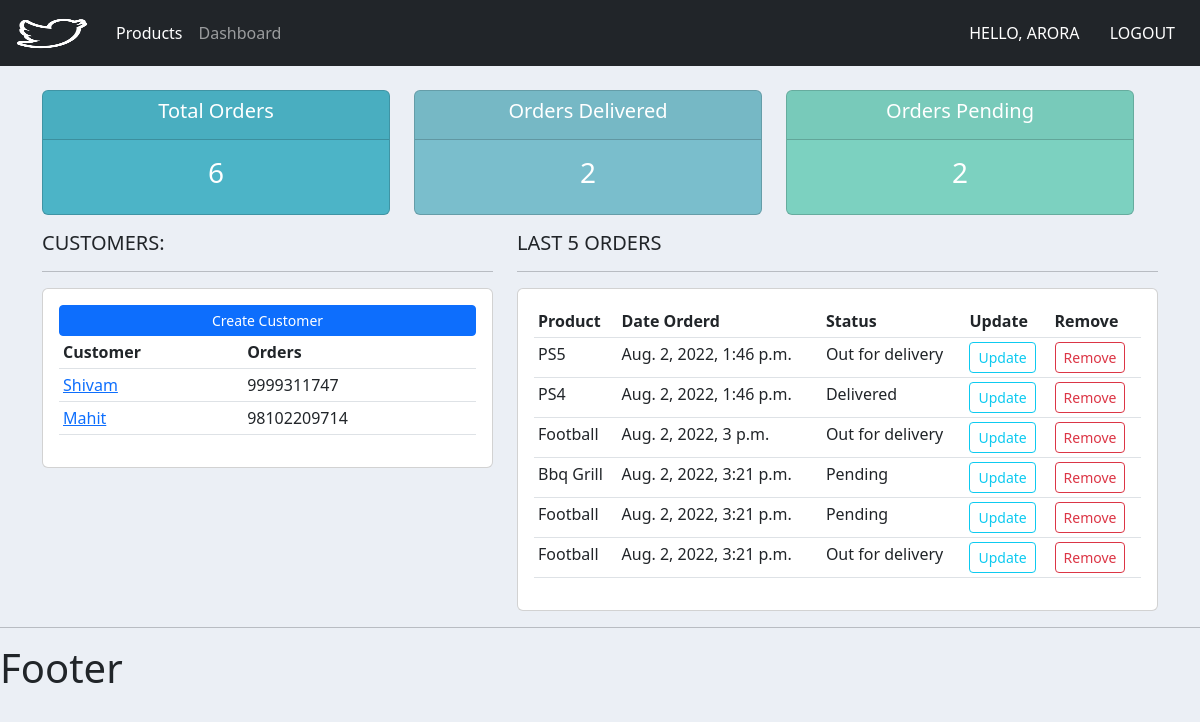
The page /dashboard/ (signed in) on the database its author committed.
### accounts/models.py (models this page shows, shortened)
class Customer(models.Model):
    name = models.CharField(max_length=200, null=True)
    phone = models.CharField(max_length=200, null=True)
    email = models.CharField(max_length=200, null=True)
    date_created = models.DateTimeField(auto_now_add=True, null=True)

class Order(models.Model):
    STATUS = (
        ('Pending', 'Pending'),
        ('Out for delivery', 'Out for delivery'),
        ('Delivered', 'Delivered'),
    )
    customer = models.ForeignKey(Customer, null=True, on_delete=models.SET_NULL)
    product = models.ForeignKey(Product, null=True, on_delete=models.SET_NULL)
    status = models.CharField(max_length=200, null=True, choices=STATUS)
    date_created = models.DateTimeField(auto_now_add=True, null=True)

class Product(models.Model):
    CATEGORY = (
        ('Indoor', 'Indoor'),
        ('Out Door', 'Out Door'),
    )
    name = models.CharField(max_length=200, null=True)
    price = models.FloatField(null=True)
    category = models.CharField(max_length=200, null=True, choices=CATEGORY)
    description = models.CharField(max_length=200, null=True)
    date_created = models.DateTimeField(auto_now_add=True, null=True)
    tags = models.ManyToManyField(Tag)

### accounts/views.py (the view)
# urls.py: path('dashboard/', views.dashboard, name='dashboard'),
@login_required(login_url='/login')
def dashboard(request):
    orders = Order.objects.all()
    customers = Customer.objects.all()
    total_customers = customers.count()
    total_orders = orders.count()
    pending = orders.filter(status='Pending').count()
    return render(request, 'accounts/dashbaord.html', {
        'orders': orders,
        'customers': customers,
        'total_customers': total_customers,
        'total_orders': total_orders,
        'pending': pending
    })

### accounts/templates/accounts/dashbaord.html
{% extends 'accounts/base.html' %}
{% block content %}
<br>
<div class="row">
  {%  include 'accounts/status.html' %}
	<div class="col-md-5">
		<h5>CUSTOMERS:</h5>
		<hr>
		<div class="card card-body">
			<a class="btn btn-primary  btn-sm btn-block" href="">Create Customer</a>
			<table class="table table-sm">
				<tr>
					<th>Customer</th>
					<th>Orders</th>
				</tr>
				{% for i in customers %}
					<tr>
						<td><a href="{% url 'accounts:customer' i.id %}">{{ i.name }}</a></td>
						<td>{{ i.phone }}</td>
					</tr>
				{% endfor %}
			</table>
		</div>
	</div>
	<div class="col-md-7">
		<h5>LAST 5 ORDERS</h5>
		<hr>
		<div class="card card-body">
			<table class="table table-sm">
				<tr>
					<th>Product</th>
					<th>Date Orderd</th>
					<th>Status</th>
					<th>Update</th>
					<th>Remove</th>
				</tr>
				{% for i in orders %}
					<tr>
						<td>{{ i.product.name }}</td>
						<td>{{ i.date_created }}</td>
						<td>{{ i.status }}</td>
						<td><a class="btn btn-outline-info  btn-sm btn-block" href="{% url 'accounts:update_order' i.id %}">Update</a></td>
						<td><a class="btn btn-outline-danger  btn-sm btn-block" href="{% url 'accounts:remove_order' i.id %}">Remove</a></td>
					</tr>
				{% endfor %}
			</table>
		</div>
	</div>
</div>
{% endblock %}

### accounts/templates/accounts/base.html (shortened to what this page needs)
{% load static %}
<!DOCTYPE html>
<html lang="en">
  <head>
    <link href="https://cdn.jsdelivr.net/npm/bootstrap@5.2.0/dist/css/bootstrap.min.css" rel="stylesheet">
    <link rel="stylesheet" type="text/css" href="{% static '/css/main.css' %}">
  </head>
  <body>
    {% include 'accounts/navbar.html' %}
    <div class="container justify-content-around">
    {% block content %}
    {% endblock content%}
    </div>
    <footer>
      <hr />
      <h1>Footer</h1>
    </footer>
  </body>
</html>

### accounts/templates/accounts/navbar.html (shortened to what this page needs)
{% load static %}
<link rel="stylesheet" type="text/css" href="{% static '/css/main.css' %}">
<nav class="navbar navbar-dark navbar-expand-lg bg-dark">
  <div class="container-fluid">
    <img class="navbar-brand logo" src="{% static 'images/logo.png' %}" />
    <div class="collapse navbar-collapse" id="navbarNav">
      <ul class="navbar-nav">
        <li class="nav-item">
          <a class="nav-link active" aria-current="page" href="{% url 'accounts:products'%}">Products</a>
        </li>
        <li class="nav-item">
          <a class="nav-link" href="{% url 'accounts:dashboard' %}">Dashboard</a>
        </li>
      </ul>
    </div>
    <div class="flex justify-content-around">
      <span class="text-white text-uppercase btn">Hello, {{request.user}}</span>
      <span><a href="{% url 'accounts:logout' %}" class="text-white text-uppercase btn">Logout</a></span>
    </div>
  </div>
</nav>

### accounts/templates/accounts/status.html
<br>
<div class="row">
	<div class="col">
		<div class="col-md">
			<div class="card text-center text-white  mb-3" id="total-orders">
			  	<div class="card-header">
			  		<h5 class="card-title">Total Orders</h5>
			  	</div>
			  	<div class="card-body">
			    	<h3 class="card-title">{{total_orders}}</h3>
			  	</div>
			</div>
		</div>
	</div>
	<div class="col">
		<div class="col-md">
			<div class="card text-center text-white  mb-3" id="orders-delivered">
			  	<div class="card-header">
			  		<h5 class="card-title">Orders Delivered</h5>
			  	</div>
			  	<div class="card-body">
			    	<h3 class="card-title">{{total_customers}}</h3>
			  	</div>
			</div>
		</div>
	</div>
	<div class="col">
		<div class="col-md">
			<div class="card text-center text-white  mb-3" id="orders-pending">
			  	<div class="card-header">
			  		<h5 class="card-title">Orders Pending</h5>
			  	</div>
			  	<div class="card-body">
			    	<h3 class="card-title">{{pending}}</h3>
			  	</div>
			</div>
		</div>
	</div>
</div>

### static/css/main.css (style rules this page uses)
.logo { width: 80px; height: 50px; background-size: cover; background-position: center; background-repeat: no-repeat; filter: brightness(0) invert(1); }
body { background-color: #ebeff5; }
#total-orders { background-color: #4cb4c7; }
#orders-delivered { background-color: #7abecc; }
#orders-pending { background-color: #7CD1C0; }

### rows shown on the page
Customer: name "Shivam", phone "9999311747"
Customer: name "Mahit", phone "98102209714"
Order: product.name "PS5", date_created "Aug. 2, 2022, 1:46 p.m.", status "Out for delivery"
Order: product.name "PS4", date_created "Aug. 2, 2022, 1:46 p.m.", status "Delivered"
Order: product.name "Football", date_created "Aug. 2, 2022, 3 p.m.", status "Out for delivery"
Order: product.name "Bbq Grill", date_created "Aug. 2, 2022, 3:21 p.m.", status "Pending"
Order: product.name "Football", date_created "Aug. 2, 2022, 3:21 p.m.", status "Pending"
Order: product.name "Football", date_created "Aug. 2, 2022, 3:21 p.m.", status "Out for delivery"

### other values the page prints
{{ request.user }} "ARORA"
{{ total_orders }} "6"
{{ total_customers }} "2"
{{ pending }} "2"
